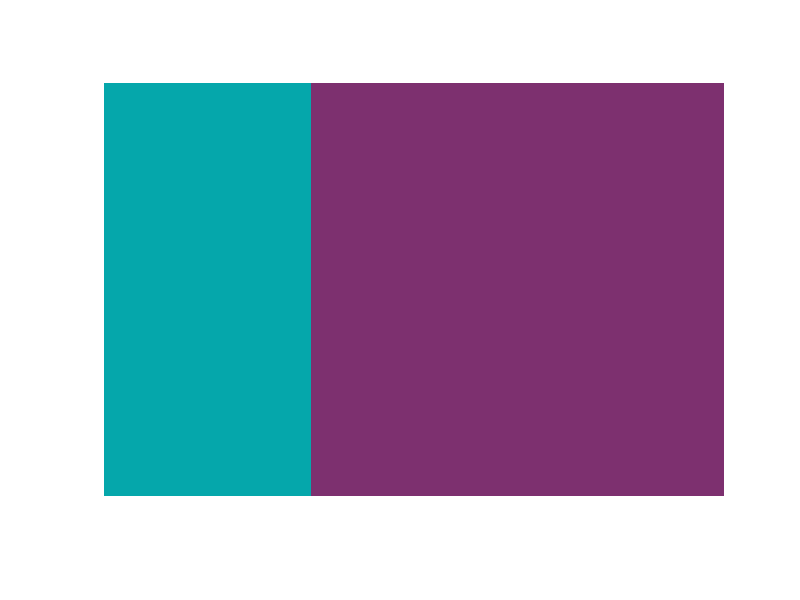

Write MATLAB code to recreate this figure.
% #7D306F - mulberry purple
r1 = uint8(hex2dec('7D'));
g1 = uint8(hex2dec('30'));
b1 = uint8(hex2dec('6F'));

im1 = uint8(zeros(100,100,3));

im1(:,:,1) = r1;
im1(:,:,2) = g1;
im1(:,:,3) = b1;


% #05A7AB - teal
r2 = uint8(hex2dec('05'));
g2 = uint8(hex2dec('A7'));
b2 = uint8(hex2dec('AB'));

im2 = uint8(zeros(100,50,3));

im2(:,:,1) = r2;
im2(:,:,2) = g2;
im2(:,:,3) = b2;

im = [im2 im1];
imshow(im);


